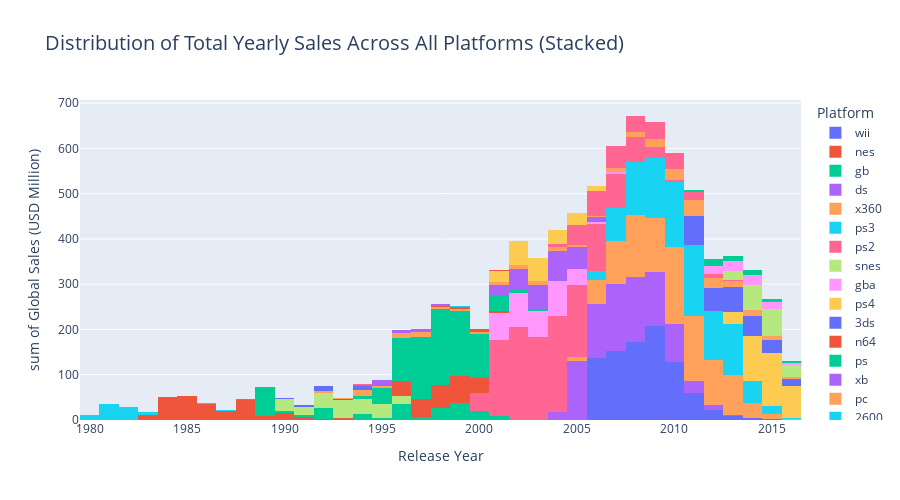

The notebook cell this image was saved under:
### Code cell
# distribution of all platform sales each year in stacked histogram
hist4 = px.histogram(df,x='year_of_release',
                     title='Distribution of Total Yearly Sales Across All Platforms (Stacked)',
                     color='platform',y='tot_sales',
                     labels={'year_of_release':'Release Year','tot_sales':'Global Sales (USD Million)'})
hist4.update_layout(title_font_size=20,legend_title_text='Platform',
                    height=500)
hist4.show()

### Figure 1 — Plotly figure (JSON) as saved in the notebook; plotly's stock layout.template omitted (floating-point values rounded to 4 significant figures; data arrays with more than 128 entries replaced by an {"elided": "..."} marker saying what was removed)
{"data": [{"alignmentgroup": "True", "bingroup": "x", "histfunc": "sum", "hovertemplate": "platform=wii<br>Release Year=%{x}<br>sum of Global Sales (USD Million)=%{y}<extra></extra>", "legendgroup": "wii", "marker": {"color": "#636efa", "pattern": {"shape": ""}}, "name": "wii", "offsetgroup": "wii", "orientation": "v", "showlegend": true, "type": "histogram", "x": {"elided": "1286 int values"}, "xaxis": "x", "y": {"elided": "1286 float values"}, "yaxis": "y"}, {"alignmentgroup": "True", "bingroup": "x", "histfunc": "sum", "hovertemplate": "platform=nes<br>Release Year=%{x}<br>sum of Global Sales (USD Million)=%{y}<extra></extra>", "legendgroup": "nes", "marker": {"color": "#EF553B", "pattern": {"shape": ""}}, "name": "nes", "offsetgroup": "nes", "orientation": "v", "showlegend": true, "type": "histogram", "x": [1985, 1984, 1988, 1988, 1986, 1988, 1990, 1987, 1989, 1984, 1984, 1988, 1985, 1983, 1990, 1986, 1987, 1986, 1986, 1987, 1986, 1988, 1987, 1983, 1990, 1986, 1984, 1987, 1988, 1983, 1985, 1986, 1984, 1986, 1993, 1991, 1989, 1986, 1988, 1984, 1984, 1988, 1986, 1985, 1990, 1984, 1987, 1990, 1991, 1986, 1985, 1984, 1988, 1987, 1986, 1984, 1986, 1986, 1990, 1988, 1990, 1986, 1986, 1983, 1992, 1983, 1984, 1989, 1983, 1985, 1986, 1985, 1985, 1991, 1993, 1986, 1987, 1991, 1985, 1989, 1987, 1984, 1987, 1992, 1988, 1984, 1986, 1993, 1985, 1991, 1985, 1993, 1991, 1990, 1991, 1994, 1992, 1989], "xaxis": "x", "y": [40.24, 28.31, 17.28, 7.46, 6.5, 5.58, 4.84, 4.38, 4.17, 4.16, 4, 3.87, 3.5, 3.2, 3.12, 3.08, 3.02, 2.73, 2.65, 2.56, 2.52, 2.42, 2.4, 2.28, 2.23, 2.2, 2.17, 2.15, 2.14, 2.14, 1.96, 1.96, 1.85, 1.76, 1.75, 1.75, 1.67, 1.64, 1.56, 1.52, 1.52, 1.51, 1.5, 1.5, 1.48, 1.45, 1.42, 1.4, 1.39, 1.36, 1.32, 1.27, 1.25, 1.25, 1.23, 1.22, 1.2, 1.2, 1.19, 1.18, 1.17, 1.15, 1.15, 1.13, 1.12, 1.11, 1.1, 1.1, 1.1, 1.05, 1.05, 1.03, 1, 1, 0.98, 0.96, 0.93, 0.93, 0.92, 0.85, 0.84, 0.82, 0.81, 0.79, 0.76, 0.69, 0.57, 0.52, 0.51, 0.44, 0.41, 0.36, 0.32, 0.3, 0.28, 0.11, 0.07, 0.06], "yaxis": "y"}, {"alignmentgroup": "True", "bingroup": "x", "histfunc": "sum", "hovertemplate": "platform=gb<br>Release Year=%{x}<br>sum of Global Sales (USD Million)=%{y}<extra></extra>", "legendgroup": "gb", "marker": {"color": "#00cc96", "pattern": {"shape": ""}}, "name": "gb", "offsetgroup": "gb", "orientation": "v", "showlegend": true, "type": "histogram", "x": [1996, 1989, 1999, 1989, 1998, 1992, 2000, 1989, 1999, 1994, 1992, 1999, 1994, 1992, 1998, 1990, 1994, 1995, 1996, 1998, 1998, 2000, 1992, 2000, 2000, 1989, 1989, 1989, 1998, 2001, 2001, 1991, 2001, 1992, 1989, 1998, 2001, 1997, 1996, 1997, 1988, 2000, 1989, 1992, 2000, 1997, 1999, 1989, 2000, 1990, 1991, 1989, 1999, 1997, 2001, 2000, 2000, 1999, 1991, 1991, 1995, 2001, 1999, 1997, 2001, 1998, 1991, 1997, 1996, 1990, 1995, 1999, 1995, 1999, 1991, 1991, 2000, 1996, 2000, 2000, 1997, 1992, 1996, 1997, 2000, 1991, 1999, 2000, 2001, 2000, 1999, 2001, 2000, 2001, 2000, 1998, 1991], "xaxis": "x", "y": [31.38, 30.26, 23.09, 18.14, 14.64, 11.18, 6.39, 5.34, 5.31, 5.19, 5.13, 5.07, 3.91, 3.84, 3.7, 3.41, 3.08, 2.36, 2.35, 2.35, 2.21, 2.19, 2.19, 2.19, 2.18, 2.12, 1.99, 1.94, 1.93, 1.92, 1.86, 1.76, 1.73, 1.68, 1.61, 1.62, 1.56, 1.48, 1.45, 1.45, 1.43, 1.34, 1.28, 1.24, 1.23, 1.22, 1.22, 1.19, 1.18, 1.15, 1.14, 1.1, 1.1, 1, 0.89, 0.83, 0.81, 0.77, 0.76, 0.73, 0.62, 0.56, 0.54, 0.4, 0.39, 0.38, 0.38, 0.37, 0.35, 0.33, 0.32, 0.31, 0.3, 0.3, 0.28, 0.28, 0.28, 0.27, 0.27, 0.25, 0.23, 0.23, 0.23, 0.22, 0.2, 0.18, 0.17, 0.14, 0.14, 0.14, 0.12, 0.12, 0.07, 0.07, 0.07, 0.07, 0.06], "yaxis": "y"}, {"alignmentgroup": "True", "bingroup": "x", "histfunc": "sum", "hovertemplate": "platform=ds<br>Release Year=%{x}<br>sum of Global Sales (USD Million)=%{y}<extra></extra>", "legendgroup": "ds", "marker": {"color": "#ab63fa", "pattern": {"shape": ""}}, "name": "ds", "offsetgroup": "ds", "orientation": "v", "showlegend": true, "type": "histogram", "x": {"elided": "2121 int values"}, "xaxis": "x", "y": {"elided": "2121 float values"}, "yaxis": "y"}, {"alignmentgroup": "True", "bingroup": "x", "histfunc": "sum", "hovertemplate": "platform=x360<br>Release Year=%{x}<br>sum of Global Sales (USD Million)=%{y}<extra></extra>", "legendgroup": "x360", "marker": {"color": "#FFA15A", "pattern": {"shape": ""}}, "name": "x360", "offsetgroup": "x360", "orientation": "v", "showlegend": true, "type": "histogram", "x": {"elided": "1232 int values"}, "xaxis": "x", "y": {"elided": "1232 float values"}, "yaxis": "y"}, {"alignmentgroup": "True", "bingroup": "x", "histfunc": "sum", "hovertemplate": "platform=ps3<br>Release Year=%{x}<br>sum of Global Sales (USD Million)=%{y}<extra></extra>", "legendgroup": "ps3", "marker": {"color": "#19d3f3", "pattern": {"shape": ""}}, "name": "ps3", "offsetgroup": "ps3", "orientation": "v", "showlegend": true, "type": "histogram", "x": {"elided": "1306 int values"}, "xaxis": "x", "y": {"elided": "1306 float values"}, "yaxis": "y"}, {"alignmentgroup": "True", "bingroup": "x", "histfunc": "sum", "hovertemplate": "platform=ps2<br>Release Year=%{x}<br>sum of Global Sales (USD Million)=%{y}<extra></extra>", "legendgroup": "ps2", "marker": {"color": "#FF6692", "pattern": {"shape": ""}}, "name": "ps2", "offsetgroup": "ps2", "orientation": "v", "showlegend": true, "type": "histogram", "x": {"elided": "2127 int values"}, "xaxis": "x", "y": {"elided": "2127 float values"}, "yaxis": "y"}, {"alignmentgroup": "True", "bingroup": "x", "histfunc": "sum", "hovertemplate": "platform=snes<br>Release Year=%{x}<br>sum of Global Sales (USD Million)=%{y}<extra></extra>", "legendgroup": "snes", "marker": {"color": "#B6E880", "pattern": {"shape": ""}}, "name": "snes", "offsetgroup": "snes", "orientation": "v", "showlegend": true, "type": "histogram", "x": {"elided": "239 int values"}, "xaxis": "x", "y": {"elided": "239 float values"}, "yaxis": "y"}, {"alignmentgroup": "True", "bingroup": "x", "histfunc": "sum", "hovertemplate": "platform=gba<br>Release Year=%{x}<br>sum of Global Sales (USD Million)=%{y}<extra></extra>", "legendgroup": "gba", "marker": {"color": "#FF97FF", "pattern": {"shape": ""}}, "name": "gba", "offsetgroup": "gba", "orientation": "v", "showlegend": true, "type": "histogram", "x": {"elided": "811 int values"}, "xaxis": "x", "y": {"elided": "811 float values"}, "yaxis": "y"}, {"alignmentgroup": "True", "bingroup": "x", "histfunc": "sum", "hovertemplate": "platform=ps4<br>Release Year=%{x}<br>sum of Global Sales (USD Million)=%{y}<extra></extra>", "legendgroup": "ps4", "marker": {"color": "#FECB52", "pattern": {"shape": ""}}, "name": "ps4", "offsetgroup": "ps4", "orientation": "v", "showlegend": true, "type": "histogram", "x": {"elided": "392 int values"}, "xaxis": "x", "y": {"elided": "392 float values"}, "yaxis": "y"}, {"alignmentgroup": "True", "bingroup": "x", "histfunc": "sum", "hovertemplate": "platform=3ds<br>Release Year=%{x}<br>sum of Global Sales (USD Million)=%{y}<extra></extra>", "legendgroup": "3ds", "marker": {"color": "#636efa", "pattern": {"shape": ""}}, "name": "3ds", "offsetgroup": "3ds", "orientation": "v", "showlegend": true, "type": "histogram", "x": {"elided": "512 int values"}, "xaxis": "x", "y": {"elided": "512 float values"}, "yaxis": "y"}, {"alignmentgroup": "True", "bingroup": "x", "histfunc": "sum", "hovertemplate": "platform=n64<br>Release Year=%{x}<br>sum of Global Sales (USD Million)=%{y}<extra></extra>", "legendgroup": "n64", "marker": {"color": "#EF553B", "pattern": {"shape": ""}}, "name": "n64", "offsetgroup": "n64", "orientation": "v", "showlegend": true, "type": "histogram", "x": {"elided": "316 int values"}, "xaxis": "x", "y": {"elided": "316 float values"}, "yaxis": "y"}, {"alignmentgroup": "True", "bingroup": "x", "histfunc": "sum", "hovertemplate": "platform=ps<br>Release Year=%{x}<br>sum of Global Sales (USD Million)=%{y}<extra></extra>", "legendgroup": "ps", "marker": {"color": "#00cc96", "pattern": {"shape": ""}}, "name": "ps", "offsetgroup": "ps", "orientation": "v", "showlegend": true, "type": "histogram", "x": {"elided": "1190 int values"}, "xaxis": "x", "y": {"elided": "1190 float values"}, "yaxis": "y"}, {"alignmentgroup": "True", "bingroup": "x", "histfunc": "sum", "hovertemplate": "platform=xb<br>Release Year=%{x}<br>sum of Global Sales (USD Million)=%{y}<extra></extra>", "legendgroup": "xb", "marker": {"color": "#ab63fa", "pattern": {"shape": ""}}, "name": "xb", "offsetgroup": "xb", "orientation": "v", "showlegend": true, "type": "histogram", "x": {"elided": "803 int values"}, "xaxis": "x", "y": {"elided": "803 float values"}, "yaxis": "y"}, {"alignmentgroup": "True", "bingroup": "x", "histfunc": "sum", "hovertemplate": "platform=pc<br>Release Year=%{x}<br>sum of Global Sales (USD Million)=%{y}<extra></extra>", "legendgroup": "pc", "marker": {"color": "#FFA15A", "pattern": {"shape": ""}}, "name": "pc", "offsetgroup": "pc", "orientation": "v", "showlegend": true, "type": "histogram", "x": {"elided": "957 int values"}, "xaxis": "x", "y": {"elided": "957 float values"}, "yaxis": "y"}, {"alignmentgroup": "True", "bingroup": "x", "histfunc": "sum", "hovertemplate": "platform=2600<br>Release Year=%{x}<br>sum of Global Sales (USD Million)=%{y}<extra></extra>", "legendgroup": "2600", "marker": {"color": "#19d3f3", "pattern": {"shape": ""}}, "name": "2600", "offsetgroup": "2600", "orientation": "v", "showlegend": true, "type": "histogram", "x": [1982, 1981, 1980, 1980, 1981, 1981, 1981, 1981, 1982, 1981, 1982, 1981, 1981, 1983, 1981, 1982, 1980, 1982, 1981, 1982, 1982, 1981, 1980, 1981, 1981, 1982, 1981, 1981, 1982, 1983, 1982, 1981, 1980, 1983, 1981, 1982, 1981, 1981, 1982, 1987, 1982, 1982, 1982, 1981, 1981, 1982, 1982, 1982, 1982, 1988, 1983, 1982, 1982, 1981, 1982, 1980, 1983, 1981, 1989, 1987, 1983, 1985, 1981, 1987, 1981, 1981, 1983, 1981, 1982, 1982, 1981, 1981, 1982, 1986, 1981, 1981, 1980, 1983, 1982, 1981, 1982, 1981, 1983, 1981, 1982, 1982, 1981, 1986, 1983, 1981, 1982, 1982, 1984, 1980, 1981, 1987, 1982, 1981, 1980, 1988, 1981, 1981, 1982, 1981, 1981, 1981, 1981, 1983, 1982, 1981, 1982, 1989, 1982, 1981, 1987, 1987], "xaxis": "x", "y": [7.81, 4.5, 4.31, 2.76, 2.2, 2.13, 1.97, 1.66, 1.64, 1.6, 1.59, 1.46, 1.35, 1.31, 1.27, 1.18, 1.15, 1.12, 1.1, 1.1, 1.08, 1.05, 1.05, 0.96, 0.93, 0.87, 0.82, 0.79, 0.78, 0.78, 0.78, 0.77, 0.77, 0.77, 0.73, 0.72, 0.7, 0.67, 0.67, 0.65, 0.63, 0.62, 0.62, 0.59, 0.59, 0.59, 0.56, 0.54, 0.54, 0.51, 0.51, 0.51, 0.5, 0.5, 0.5, 0.5, 0.49, 0.48, 0.48, 0.46, 0.46, 0.45, 0.44, 0.44, 0.45, 0.42, 0.4, 0.4, 0.39, 0.39, 0.39, 0.38, 0.37, 0.37, 0.37, 0.35, 0.34, 0.34, 0.34, 0.34, 0.34, 0.34, 0.33, 0.32, 0.32, 0.31, 0.31, 0.3, 0.29, 0.29, 0.28, 0.28, 0.27, 0.27, 0.25, 0.25, 0.24, 0.23, 0.23, 0.23, 0.23, 0.22, 0.22, 0.22, 0.22, 0.21, 0.19, 0.16, 0.16, 0.16, 0.15, 0.15, 0.14, 0.13, 0.07, 0.07], "yaxis": "y"}, {"alignmentgroup": "True", "bingroup": "x", "histfunc": "sum", "hovertemplate": "platform=psp<br>Release Year=%{x}<br>sum of Global Sales (USD Million)=%{y}<extra></extra>", "legendgroup": "psp", "marker": {"color": "#FF6692", "pattern": {"shape": ""}}, "name": "psp", "offsetgroup": "psp", "orientation": "v", "showlegend": true, "type": "histogram", "x": {"elided": "1193 int values"}, "xaxis": "x", "y": {"elided": "1193 float values"}, "yaxis": "y"}, {"alignmentgroup": "True", "bingroup": "x", "histfunc": "sum", "hovertemplate": "platform=xone<br>Release Year=%{x}<br>sum of Global Sales (USD Million)=%{y}<extra></extra>", "legendgroup": "xone", "marker": {"color": "#B6E880", "pattern": {"shape": ""}}, "name": "xone", "offsetgroup": "xone", "orientation": "v", "showlegend": true, "type": "histogram", "x": {"elided": "247 int values"}, "xaxis": "x", "y": {"elided": "247 float values"}, "yaxis": "y"}, {"alignmentgroup": "True", "bingroup": "x", "histfunc": "sum", "hovertemplate": "platform=wiiu<br>Release Year=%{x}<br>sum of Global Sales (USD Million)=%{y}<extra></extra>", "legendgroup": "wiiu", "marker": {"color": "#FF97FF", "pattern": {"shape": ""}}, "name": "wiiu", "offsetgroup": "wiiu", "orientation": "v", "showlegend": true, "type": "histogram", "x": {"elided": "147 int values"}, "xaxis": "x", "y": {"elided": "147 float values"}, "yaxis": "y"}, {"alignmentgroup": "True", "bingroup": "x", "histfunc": "sum", "hovertemplate": "platform=gc<br>Release Year=%{x}<br>sum of Global Sales (USD Million)=%{y}<extra></extra>", "legendgroup": "gc", "marker": {"color": "#FECB52", "pattern": {"shape": ""}}, "name": "gc", "offsetgroup": "gc", "orientation": "v", "showlegend": true, "type": "histogram", "x": {"elided": "542 int values"}, "xaxis": "x", "y": {"elided": "542 float values"}, "yaxis": "y"}, {"alignmentgroup": "True", "bingroup": "x", "histfunc": "sum", "hovertemplate": "platform=gen<br>Release Year=%{x}<br>sum of Global Sales (USD Million)=%{y}<extra></extra>", "legendgroup": "gen", "marker": {"color": "#636efa", "pattern": {"shape": ""}}, "name": "gen", "offsetgroup": "gen", "orientation": "v", "showlegend": true, "type": "histogram", "x": [1992, 1991, 1992, 1990, 1993, 1992, 1994, 1994, 1992, 1994, 1994, 1994, 1994, 1993, 1993, 1994, 1992, 1992, 1994, 1994, 1993, 1993, 1993, 1993, 1993, 1994, 1994, 1993, 1994], "xaxis": "x", "y": [6.02, 4.33, 2.67, 2.6, 2.39, 2.05, 1.82, 1.76, 1.65, 1.42, 1.34, 1.12, 0.26, 0.19, 0.15, 0.14, 0.13, 0.12, 0.08, 0.08, 0.07, 0.07, 0.07, 0.05, 0.05, 0.04, 0.04, 0.03, 0.03], "yaxis": "y"}, {"alignmentgroup": "True", "bingroup": "x", "histfunc": "sum", "hovertemplate": "platform=dc<br>Release Year=%{x}<br>sum of Global Sales (USD Million)=%{y}<extra></extra>", "legendgroup": "dc", "marker": {"color": "#EF553B", "pattern": {"shape": ""}}, "name": "dc", "offsetgroup": "dc", "orientation": "v", "showlegend": true, "type": "histogram", "x": [1998, 2000, 1999, 1999, 2000, 2000, 1999, 1999, 1998, 1999, 1999, 2001, 1999, 2002, 1998, 1999, 2000, 2000, 2000, 2001, 2000, 1999, 2001, 1998, 2000, 2000, 2000, 2001, 2001, 2000, 1999, 1999, 1999, 2000, 2000, 1999, 2000, 1998, 2000, 2000, 2001, 1998, 2000, 1998, 2000, 2000, 1999, 2001, 2001, 2008, 2000, 2007], "xaxis": "x", "y": [2.41, 1.81, 1.19, 1.18, 1.14, 1.09, 0.52, 0.41, 0.37, 0.36, 0.34, 0.33, 0.32, 0.29, 0.26, 0.23, 0.22, 0.2, 0.2, 0.19, 0.18, 0.17, 0.15, 0.14, 0.14, 0.14, 0.13, 0.12, 0.12, 0.11, 0.1, 0.1, 0.1, 0.1, 0.09, 0.09, 0.08, 0.08, 0.08, 0.07, 0.07, 0.06, 0.06, 0.06, 0.06, 0.05, 0.05, 0.05, 0.04, 0.04, 0.04, 0.02], "yaxis": "y"}, {"alignmentgroup": "True", "bingroup": "x", "histfunc": "sum", "hovertemplate": "platform=psv<br>Release Year=%{x}<br>sum of Global Sales (USD Million)=%{y}<extra></extra>", "legendgroup": "psv", "marker": {"color": "#00cc96", "pattern": {"shape": ""}}, "name": "psv", "offsetgroup": "psv", "orientation": "v", "showlegend": true, "type": "histogram", "x": {"elided": "429 int values"}, "xaxis": "x", "y": {"elided": "429 float values"}, "yaxis": "y"}, {"alignmentgroup": "True", "bingroup": "x", "histfunc": "sum", "hovertemplate": "platform=sat<br>Release Year=%{x}<br>sum of Global Sales (USD Million)=%{y}<extra></extra>", "legendgroup": "sat", "marker": {"color": "#ab63fa", "pattern": {"shape": ""}}, "name": "sat", "offsetgroup": "sat", "orientation": "v", "showlegend": true, "type": "histogram", "x": {"elided": "173 int values"}, "xaxis": "x", "y": {"elided": "173 float values"}, "yaxis": "y"}, {"alignmentgroup": "True", "bingroup": "x", "histfunc": "sum", "hovertemplate": "platform=scd<br>Release Year=%{x}<br>sum of Global Sales (USD Million)=%{y}<extra></extra>", "legendgroup": "scd", "marker": {"color": "#FFA15A", "pattern": {"shape": ""}}, "name": "scd", "offsetgroup": "scd", "orientation": "v", "showlegend": true, "type": "histogram", "x": [1993, 1994, 1994, 1994, 1994, 1994], "xaxis": "x", "y": [1.5, 0.14, 0.07, 0.06, 0.05, 0.04], "yaxis": "y"}, {"alignmentgroup": "True", "bingroup": "x", "histfunc": "sum", "hovertemplate": "platform=ws<br>Release Year=%{x}<br>sum of Global Sales (USD Million)=%{y}<extra></extra>", "legendgroup": "ws", "marker": {"color": "#19d3f3", "pattern": {"shape": ""}}, "name": "ws", "offsetgroup": "ws", "orientation": "v", "showlegend": true, "type": "histogram", "x": [2000, 1999, 2001, 1999, 2000, 2001], "xaxis": "x", "y": [0.51, 0.28, 0.25, 0.18, 0.17, 0.03], "yaxis": "y"}, {"alignmentgroup": "True", "bingroup": "x", "histfunc": "sum", "hovertemplate": "platform=ng<br>Release Year=%{x}<br>sum of Global Sales (USD Million)=%{y}<extra></extra>", "legendgroup": "ng", "marker": {"color": "#FF6692", "pattern": {"shape": ""}}, "name": "ng", "offsetgroup": "ng", "orientation": "v", "showlegend": true, "type": "histogram", "x": [1994, 1994, 1995, 1994, 1993, 1994, 1995, 1993, 1996, 1996, 1995, 1995], "xaxis": "x", "y": [0.25, 0.23, 0.2, 0.2, 0.14, 0.12, 0.08, 0.07, 0.06, 0.04, 0.03, 0.02], "yaxis": "y"}, {"alignmentgroup": "True", "bingroup": "x", "histfunc": "sum", "hovertemplate": "platform=tg16<br>Release Year=%{x}<br>sum of Global Sales (USD Million)=%{y}<extra></extra>", "legendgroup": "tg16", "marker": {"color": "#B6E880", "pattern": {"shape": ""}}, "name": "tg16", "offsetgroup": "tg16", "orientation": "v", "showlegend": true, "type": "histogram", "x": [1995, 1995], "xaxis": "x", "y": [0.14, 0.02], "yaxis": "y"}, {"alignmentgroup": "True", "bingroup": "x", "histfunc": "sum", "hovertemplate": "platform=3do<br>Release Year=%{x}<br>sum of Global Sales (USD Million)=%{y}<extra></extra>", "legendgroup": "3do", "marker": {"color": "#FF97FF", "pattern": {"shape": ""}}, "name": "3do", "offsetgroup": "3do", "orientation": "v", "showlegend": true, "type": "histogram", "x": [1995, 1994, 1995], "xaxis": "x", "y": [0.06, 0.02, 0.02], "yaxis": "y"}, {"alignmentgroup": "True", "bingroup": "x", "histfunc": "sum", "hovertemplate": "platform=gg<br>Release Year=%{x}<br>sum of Global Sales (USD Million)=%{y}<extra></extra>", "legendgroup": "gg", "marker": {"color": "#FECB52", "pattern": {"shape": ""}}, "name": "gg", "offsetgroup": "gg", "orientation": "v", "showlegend": true, "type": "histogram", "x": [1992], "xaxis": "x", "y": [0.04], "yaxis": "y"}, {"alignmentgroup": "True", "bingroup": "x", "histfunc": "sum", "hovertemplate": "platform=pcfx<br>Release Year=%{x}<br>sum of Global Sales (USD Million)=%{y}<extra></extra>", "legendgroup": "pcfx", "marker": {"color": "#636efa", "pattern": {"shape": ""}}, "name": "pcfx", "offsetgroup": "pcfx", "orientation": "v", "showlegend": true, "type": "histogram", "x": [1996], "xaxis": "x", "y": [0.03], "yaxis": "y"}], "layout": {"barmode": "relative", "height": 500, "legend": {"title": {"text": "Platform"}, "tracegroupgap": 0}, "title": {"font": {"size": 20}, "text": "Distribution of Total Yearly Sales Across All Platforms (Stacked)"}, "xaxis": {"anchor": "y", "domain": [0, 1], "title": {"text": "Release Year"}}, "yaxis": {"anchor": "x", "domain": [0, 1], "title": {"text": "sum of Global Sales (USD Million)"}}}}
